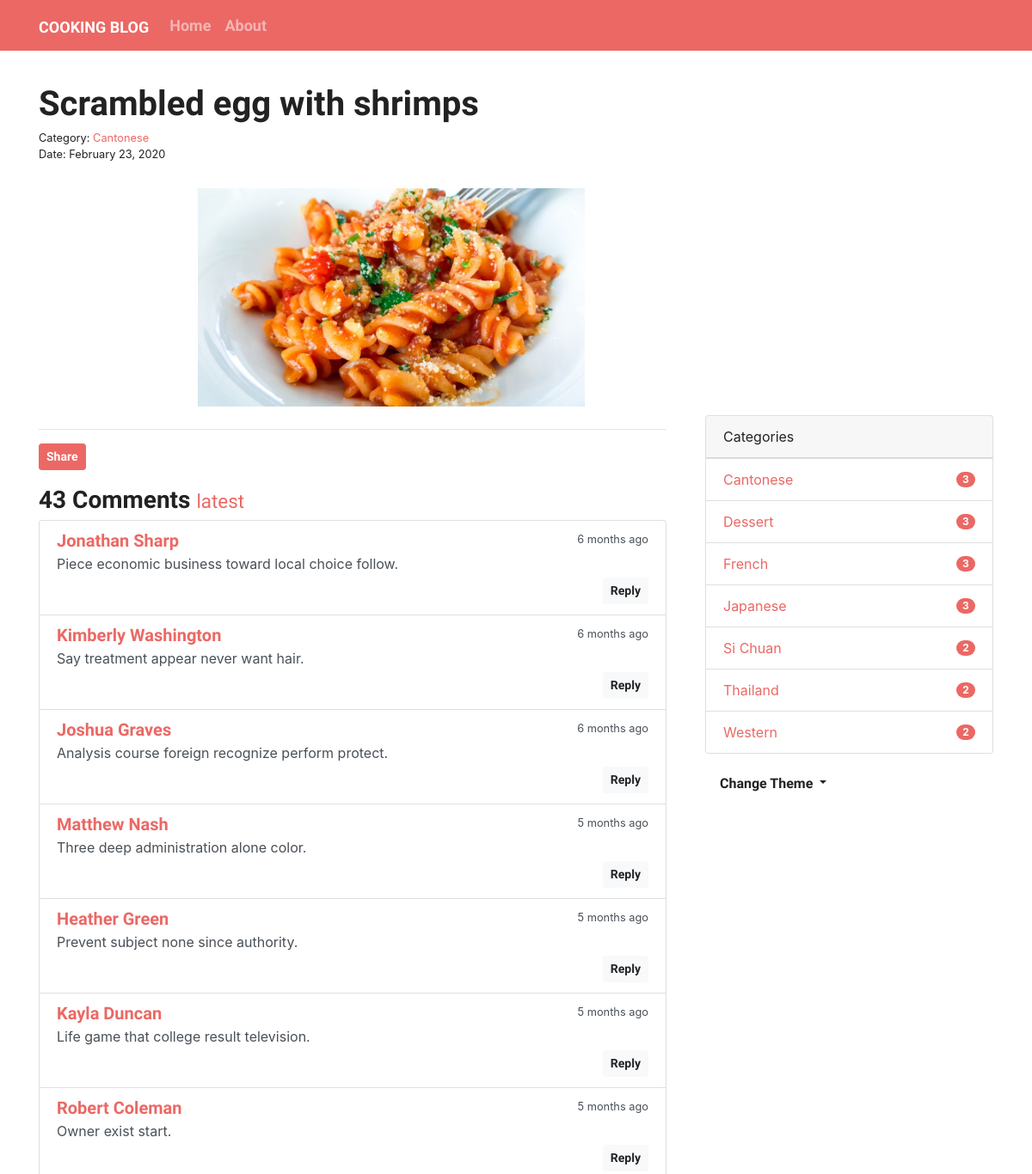
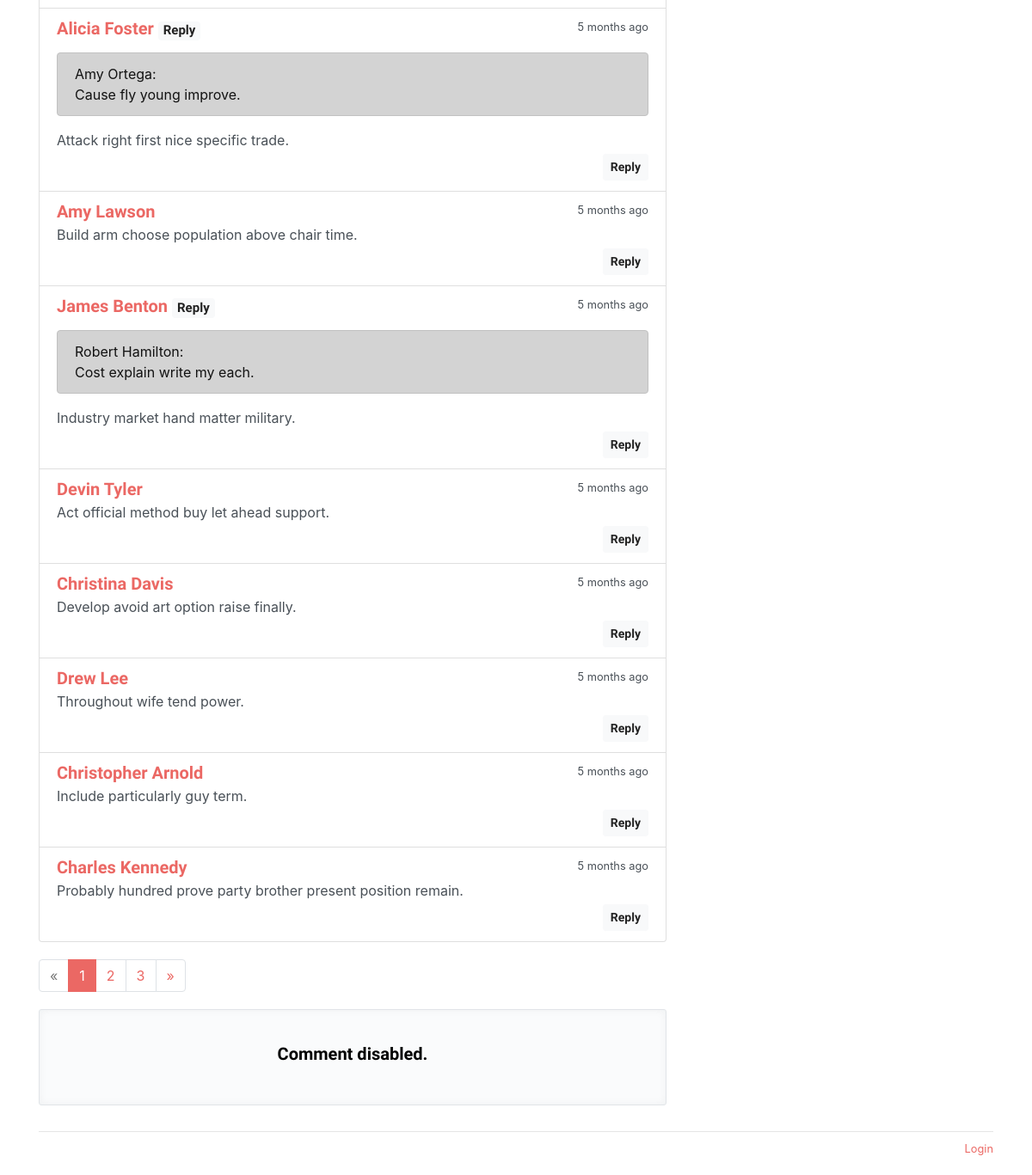
/post/15, run on the app's committed database (2 pictures, top to bottom).
### cooking/models.py (models this page shows)
class Admin(db.Model):
    id = db.Column(db.Integer, primary_key=True)
    username = db.Column(db.String(20))
    password_hash = db.Column(db.String(128))
    blog_title = db.Column(db.String(60))
    blog_sub_title = db.Column(db.String(100))
    name = db.Column(db.String(30))
    about = db.Column(db.Text)

class Post(db.Model):
    id = db.Column(db.Integer, primary_key=True)
    title = db.Column(db.String(60))
    content = db.Column(db.Text)
    timestamp = db.Column(db.DateTime, default=datetime.utcnow, index=True)
    category_id = db.Column(db.Integer, db.ForeignKey('category.id'))
    category = db.relationship('Category', back_populates='posts')
    comments = db.relationship('Comment', back_populates='post', cascade='all, delete-orphan')

class Category(db.Model):
    id = db.Column(db.Integer, primary_key=True)
    label = db.Column(db.String(30), unique=True)
    posts = db.relationship('Post', back_populates='category')

class Comment(db.Model):
    id = db.Column(db.Integer, primary_key=True)
    author = db.Column(db.String(30))
    email = db.Column(db.String(254))
    site = db.Column(db.String(255))
    content = db.Column(db.Text)
    from_admin = db.Column(db.Boolean, default=False)  # the comment is from admin or not
    reviewed = db.Column(db.Boolean, default=False)  # Comment by default is not passed
    timestamp = db.Column(db.DateTime, default=datetime.utcnow, index=True)
    replied_id = db.Column(db.Integer, db.ForeignKey('comment.id'))
    post_id = db.Column(db.Integer, db.ForeignKey('post.id'))
    post = db.relationship('Post', back_populates='comments')
    replies = db.relationship('Comment', back_populates='replied', cascade='all, delete-orphan')
    replied = db.relationship('Comment', back_populates='replies', remote_side=[id])

### cooking/blueprints/cook.py (the view, shortened to what this page needs)
@cook_bp.route('/post/<int:post_id>', methods=['GET', 'POST'])
def show_post(post_id):
    post = Post.query.get_or_404(post_id)
    page = request.args.get('page', 1, type=int)
    per_page = current_app.config['COOKLOG_COMMENT_PER_PAGE']
    pagination = Comment.query.with_parent(post).filter_by(reviewed=True).order_by(Comment.timestamp.asc()).paginate(
        page, per_page)
    comments = pagination.items
    if current_user.is_authenticated:
        form = AdminCommentForm()
        form.author.data = current_user.name
        form.email.data = current_app.config['COOKLOG_EMAIL']
        form.site.data = url_for('.index')
        from_admin = True
        reviewed = True
    else:
        form = CommentForm()
        from_admin = False
        reviewed = False
    return render_template('cook/post.html',post=post, pagination=pagination, comments=comments)

### cooking/__init__.py (called while the page is built)
def register_template_context(app):
    @app.context_processor
    def make_template_context():
        admin = Admin.query.first()
        categories = Category.query.order_by(Category.label).all()
        links = Link.query.order_by(Link.name).all()
        if current_user.is_authenticated:
            unread_comments = Comment.query.filter_by(reviewed=False).count()
        else:
            unread_comments = None
        return dict(
            admin=admin, categories=categories,
            links=links, unread_comments=unread_comments)

def register_request_handlers(app):
    @app.after_request
    def query_profiler(response):
        for q in get_debug_queries():
            if q.duration >= app.config['COOKING_SLOW_QUERY_THRESHOLD']:
                app.logger.warning(
                    'Slow query: Duration: %fs\n Context: %s\nQuery: %s\n '
                    % (q.duration, q.context, q.statement)
                )
        return response

### cooking/templates/cook/post.html (shortened to what this page needs)
{% extends 'base.html' %}
{% from 'bootstrap/form.html' import render_form %}
{% from 'bootstrap/pagination.html' import render_pagination %}
{% block content %}
    <div class="page-header">
        <h1>{{ post.title }}
        </h1>
        <small>
            Category: <a
                href="{{ url_for('.show_category', category_id=post.category.id) }}">{{ post.category.label }}</a><br>
            Date: {{ moment(post.timestamp).format('LL') }}
        </small>
    </div>
    <div class = "row">
        <img src="{{url_for('static', filename='pasta.jpg')}}"/>
    </div>
    <div class="row">
        <div class="col-sm-8">
            <hr>
            <button type="button" class="btn btn-primary btn-sm" data-toggle="modal" data-target=".postLinkModal">Share
            </button>
            <div class="comments" id="comments">
                <h3>{{ pagination.total }} Comments
                    <small>
                        <a href="{{ url_for('.show_post', post_id=post.id, page=pagination.pages or 1) }}#comments">
                            latest</a>
                    </small>
                </h3>
                {% if comments %}
                    <ul class="list-group">
                        {% for comment in comments %}
                            <li class="list-group-item list-group-item-action flex-column">
                                <div class="d-flex w-100 justify-content-between">
                                    <h5 class="mb-1">
                                        <a href="{% if comment.site %}{{ comment.site }}{% else %}#{% endif %}"
                                           target="_blank">
                                            {% if comment.from_admin %}
                                                {{ admin.name }}
                                            {% else %}
                                                {{ comment.author }}
                                            {% endif %}
                                        </a>
                                        {% if comment.replied %}<span class="badge badge-light">Reply</span>{% endif %}
                                    </h5>
                                    <small data-toggle="tooltip" data-placement="top" data-delay="500"
                                           data-timestamp="{{ comment.timestamp.strftime('%Y-%m-%dT%H:%M:%SZ') }}">
                                        {{ moment(comment.timestamp).fromNow() }}
                                    </small>
                                </div>
                                {% if comment.replied %}
                                    <p class="alert alert-dark reply-body">{{ comment.replied.author }}:
                                        <br>{{ comment.replied.content }}
                                    </p>
                                {%- endif -%}
                                <p class="mb-1">{{ comment.content }}</p>
                                <div class="float-right">
                                    <a class="btn btn-light btn-sm"
                                       href="{{ url_for('.reply_comment', comment_id=comment.id) }}">Reply</a>
                                </div>
                            </li>
                        {% endfor %}
                    </ul>
                {% else %}
                    <div class="tip"><h5>No comments.</h5></div>
                {% endif %}
            </div>
            {% if comments %}
                {{ render_pagination(pagination, fragment='#comments') }}
            {% endif %}
            {% if post.can_comment %}
                <div id="comment-form">
                    {{ render_form(form, action=request.full_path) }}
                </div>
            {% else %}
                <div class="tip"><h5>Comment disabled.</h5></div>
            {% endif %}
        </div>
        <div class="col-sm-4 sidebar">
            {% include "cook/_sidebar.html" %}
        </div>
    </div>
{% endblock %}

### cooking/templates/base.html (shortened to what this page needs)
{% from 'bootstrap/nav.html' import render_nav_item %}
<html lang="en">
<head>
    {% block head %}
        <link rel="stylesheet"
              href="{{ url_for('static', filename='css/%s.min.css' % request.cookies.get('theme', 'perfect_blue')) }}"
              type="text/css">
        <link rel="stylesheet" href="{{ url_for('static', filename='css/style.css') }}" type="text/css">
    {% endblock head %}
</head>
<body>
    {% block nav%}
    <nav class="navbar navbar-expand-lg navbar-dark bg-primary">
        <div class="container">
            <a class="navbar-brand" href="{{ url_for('cook.index') }}">{{ admin.blog_title }}</a>
            <div class="collapse navbar-collapse" id="navbarColor01">
                <ul class="navbar-nav mr-auto">
                    {{ render_nav_item('cook.index', 'Home') }}
                    {{ render_nav_item('cook.about', 'About') }}
                </ul>
            </div>
        </div>
    </nav>
    {% endblock nav%}
    <main class="container">
    {% block content %}{% endblock content %}
    {% block footer %}
        <footer>
            <p class="float-right">
                <small>
                    {% if current_user.is_authenticated %}
                        <a href="{{ url_for('auth.logout', next=request.full_path) }}">Logout</a>
                    {% else %}
                        <a href="{{ url_for('auth.login', next=request.full_path) }}">Login</a>
                    {% endif %}
                </small>
            </p>
        </footer>
    {% endblock footer %}
    </main>
</body>
</html>

### cooking/templates/cook/_sidebar.html (shortened to what this page needs)
{% if categories %}
    <div class="card mb-3">
        <div class="card-header">Categories</div>
        <ul class="list-group list-group-flush">
            {% for category in categories %}
                <li class="list-group-item  list-group-item-action d-flex justify-content-between align-items-center">
                    <a href="{{ url_for('cook.show_category', category_id=category.id) }}">
                        {{ category.label }}
                    </a>
                    <span class="badge badge-primary badge-pill"> {{ category.posts|length }}</span>
                </li>
            {% endfor %}
        </ul>
    </div>
{% endif %}
<div class="dropdown">
    <button class="btn btn-default dropdown-toggle" type="button" id="dropdownMenuButton"
            data-toggle="dropdown" aria-haspopup="true" aria-expanded="false">
        Change Theme
    </button>
</div>

### cooking/static/css/style.css (style rules this page uses)
nav { margin-bottom: 20px; }
img { width: 450px; margin: 10px 10px 10px 200px; height: auto !important; }
.page-header { padding-top: 20px; padding-bottom: 20px; }
.comments { margin: 20px 0; }
.reply-body { margin-top: 10px; }
.sidebar { padding-left: 30px; }
footer { margin-top: 30px; padding: 10px 0 40px; color: #999; border-top: 1px solid #e5e5e5; }
.tip { color: black !important; position: relative; padding: 40px; text-align: center; background-color: #fafbfc; border: 1px solid #e1e4e8; border-radius: 3px; box-shadow: inset 0 0 10px rgba(27, 31, 35, 0.05); }

### data on the page
Admin: blog_title "COOKING BLOG"
Post: title "Scrambled egg with shrimps", timestamp "February 23, 2020"
Category: category.label "Cantonese", label "Cantonese", posts|length "3"
Comment: author "Jonathan Sharp", timestamp "6 months ago", content "Piece economic business toward local choice follow."
Comment: author "Kimberly Washington", timestamp "6 months ago", content "Say treatment appear never want hair."
Comment: author "Joshua Graves", timestamp "6 months ago", content "Analysis course foreign recognize perform protect."
Comment: author "Matthew Nash", timestamp "5 months ago", content "Three deep administration alone color."
Comment: author "Heather Green", timestamp "5 months ago", content "Prevent subject none since authority."
Comment: author "Kayla Duncan", timestamp "5 months ago", content "Life game that college result television."
Comment: author "Robert Coleman", timestamp "5 months ago", content "Owner exist start."
Comment: author "Alicia Foster", shows "Reply", timestamp "5 months ago", replied.author "Amy Ortega", replied.content "Cause fly young improve.", content "Attack right first nice specific trade."
Comment: author "Amy Lawson", timestamp "5 months ago", content "Build arm choose population above chair time."
Comment: author "James Benton", shows "Reply", timestamp "5 months ago", replied.author "Robert Hamilton", replied.content "Cost explain write my each.", content "Industry market hand matter military."
Comment: author "Devin Tyler", timestamp "5 months ago", content "Act official method buy let ahead support."
Comment: author "Christina Davis", timestamp "5 months ago", content "Develop avoid art option raise finally."
Comment: author "Drew Lee", timestamp "5 months ago", content "Throughout wife tend power."
Comment: author "Christopher Arnold", timestamp "5 months ago", content "Include particularly guy term."
Comment: author "Charles Kennedy", timestamp "5 months ago", content "Probably hundred prove party brother present position remain."
Category: label "Dessert", posts|length "3"
Category: label "French", posts|length "3"
Category: label "Japanese", posts|length "3"
Category: label "Si Chuan", posts|length "2"
Category: label "Thailand", posts|length "2"
Category: label "Western", posts|length "2"

### other printed values
{{ render_nav_item('cook.index', 'Home') }} "Home"
{{ render_nav_item('cook.about', 'About') }} "About"
{{ pagination.total }} "43"
{{ render_pagination(pagination, fragment='#comments') }} "« 1 2 3 »"
